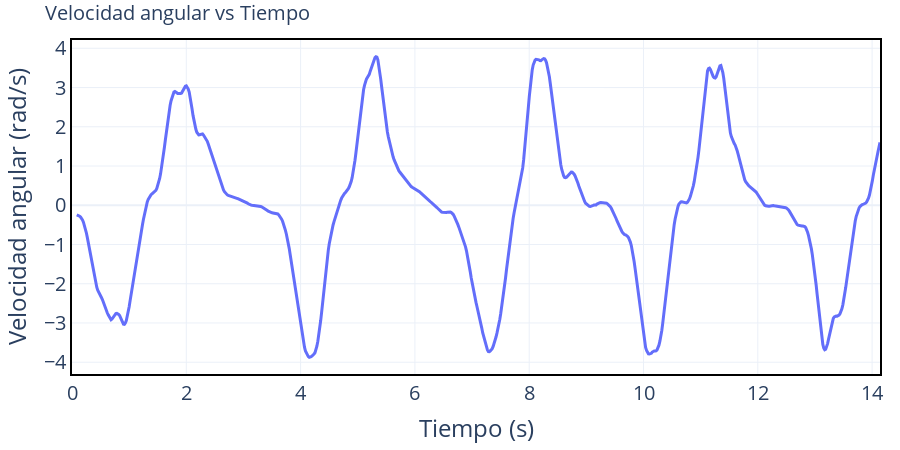

The cell this chart's notebook holds for it:
### Code cell
show_with_estetica(df['time'], df['angular_velocity'], x_name = 'Tiempo (s)', y_name = 'Velocidad angular (rad/s)', title = 'Velocidad angular vs Tiempo')

### Figure 1 — Plotly figure (JSON) as saved in the notebook; plotly's stock layout.template omitted (floating-point values rounded to 4 significant figures; data arrays with more than 128 entries replaced by an {"elided": "..."} marker saying what was removed)
{"data": [{"line": {"width": 3}, "mode": "lines", "type": "scatter", "x": {"elided": "849 float values"}, "y": {"elided": "849 float values"}}], "layout": {"autosize": false, "font": {"size": 20}, "height": 450, "legend": {"bgcolor": "rgba(255,255,255,0.8)", "font": {"size": 18}, "orientation": "v", "x": 1, "xanchor": "right", "y": 0.99, "yanchor": "top"}, "margin": {"b": 20, "l": 20, "r": 20, "t": 40}, "plot_bgcolor": "white", "title": {"font": {"size": 20}, "text": "Velocidad angular vs Tiempo"}, "width": 900, "xaxis": {"linecolor": "black", "linewidth": 2, "mirror": true, "showgrid": true, "showline": true, "title": {"text": "Tiempo (s)"}}, "yaxis": {"linecolor": "black", "linewidth": 2, "mirror": true, "showgrid": true, "showline": true, "title": {"text": "Velocidad angular (rad/s)"}}}}
